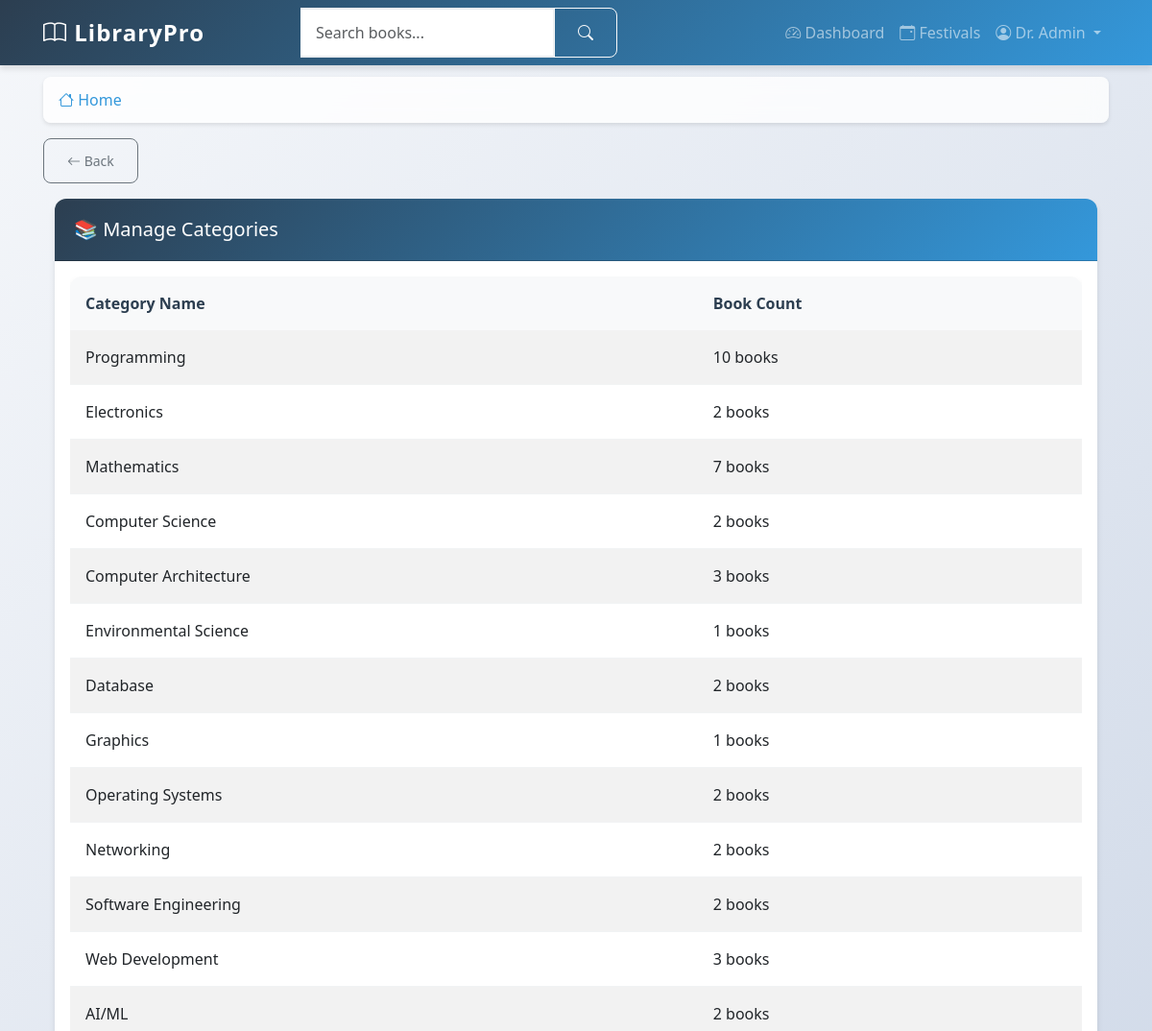
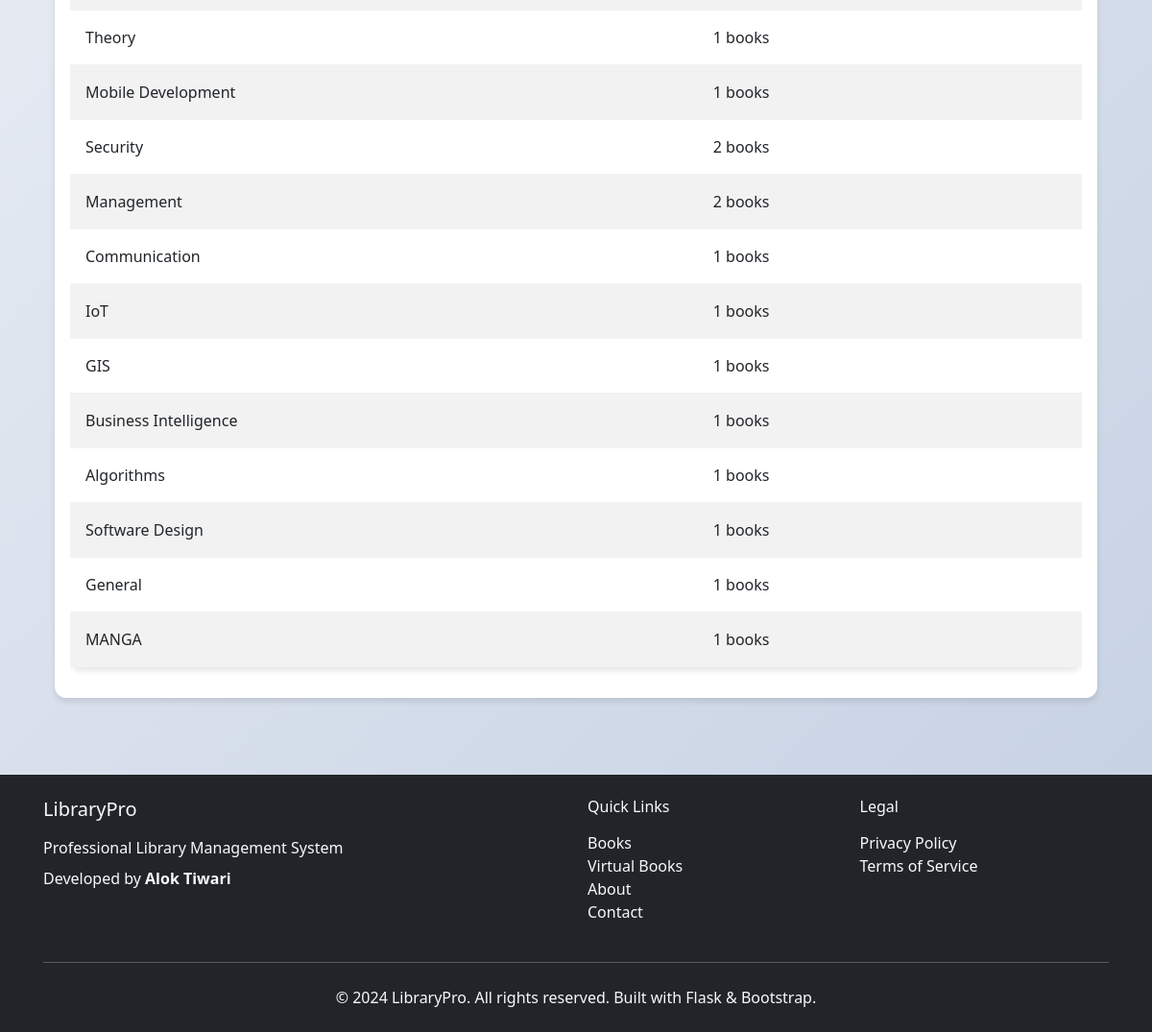
/manage-categories (signed in), run on the app's committed database (2 pictures, top to bottom).
### app/models.py (models this page shows, shortened)
class User(UserMixin, db.Model):
    id = db.Column(db.Integer, primary_key=True)
    prn_number = db.Column(db.String(20), unique=True, nullable=False)
    username = db.Column(db.String(80), unique=True, nullable=False)
    email = db.Column(db.String(120), unique=True, nullable=False)
    name = db.Column(db.String(100), nullable=False)
    mother_name = db.Column(db.String(100), nullable=False)
    dob = db.Column(db.String(10), nullable=False)  # Format: DDMMYYYY
    phone = db.Column(db.String(15), nullable=True)
    address = db.Column(db.Text, nullable=True)
    password_hash = db.Column(db.String(255), nullable=False)
    role = db.Column(db.String(20), nullable=False, default='student')
    year = db.Column(db.String(10), nullable=True)  # 1st, 2nd, 3rd, 4th, 5th
    course = db.Column(db.String(50), nullable=True)  # BSC IT, BSC CS, etc.
    total_books_borrowed = db.Column(db.Integer, default=0)
    total_extension_requests = db.Column(db.Integer, default=0)
    library_hours_this_month = db.Column(db.Float, default=0.0)
    library_hours_this_year = db.Column(db.Float, default=0.0)
    created_at = db.Column(db.DateTime, default=datetime.utcnow)
    updated_at = db.Column(db.DateTime, default=datetime.utcnow, onupdate=datetime.utcnow)
    loans = db.relationship('Loan', backref='borrower', lazy='dynamic')
    library_sessions = db.relationship('LibrarySession', backref='user', lazy='dynamic')

class Book(db.Model):
    id = db.Column(db.Integer, primary_key=True)
    title = db.Column(db.String(200), nullable=False)
    author = db.Column(db.String(100), nullable=False)
    category = db.Column(db.String(50), nullable=False, default='General')
    semester = db.Column(db.String(20), nullable=True)
    course = db.Column(db.String(50), nullable=True)
    isbn = db.Column(db.String(20), nullable=True)
    thumbnail = db.Column(db.String(500), nullable=True)
    copies_total = db.Column(db.Integer, nullable=False, default=1)
    copies_available = db.Column(db.Integer, nullable=False, default=1)
    is_new_book = db.Column(db.Boolean, nullable=False, default=True)
    new_book_expires = db.Column(db.DateTime, nullable=True)
    is_prebooking = db.Column(db.Boolean, nullable=False, default=False)
    prebooking_starts = db.Column(db.DateTime, nullable=True)
    prebooking_slots = db.Column(db.Integer, nullable=False, default=0)
    prebooking_taken = db.Column(db.Integer, nullable=False, default=0)
    is_virtual = db.Column(db.Boolean, nullable=False, default=False)
    pdf_file_path = db.Column(db.String(500), nullable=True)
    virtual_price = db.Column(db.Float, nullable=True, default=0.0)  # Free to read
    download_price = db.Column(db.Float, nullable=True, default=11.0)  # ₹11 to download
    created_at = db.Column(db.DateTime, default=datetime.utcnow)
    loans = db.relationship('Loan', backref='book', lazy='dynamic')

### app/main/routes.py (the view)
@bp.route('/manage-categories')
@login_required
def manage_categories():
    if current_user.role != 'admin':
        flash('Access denied.', 'danger')
        return redirect(url_for('main.dashboard'))
    categories = db.session.query(Book.category).distinct().all()
    categories = [cat[0] for cat in categories if cat[0]]
    category_counts = {}
    for category in categories:
        category_counts[category] = Book.query.filter_by(category=category).count()
    return render_template('main/manage_categories.html', title='Manage Categories',
                         categories=categories, category_counts=category_counts)

### app/__init__.py (called while the page is built)
def create_app():
    app = Flask(__name__)
    app.config.from_object(Config)
    db.init_app(app)
    migrate.init_app(app, db)
    login.init_app(app)
    login.login_view = 'auth.student_login'
    login.login_message = 'Please log in to access this page.'
    login.login_message_category = 'info'
    from app.auth import bp as auth_bp
    app.register_blueprint(auth_bp, url_prefix='/auth')
    from app.main import bp as main_bp
    app.register_blueprint(main_bp)
    from app.models import User
    @login.user_loader
    def load_user(user_id):
        return User.query.get(int(user_id))
    return app

### app/templates/main/manage_categories.html
{% extends "base.html" %}
{% block content %}
<div class="container-fluid">
    <div class="row">
        <div class="col-12">
            <div class="card">
                <div class="card-header">
                    <h5 class="mb-0">📚 Manage Categories</h5>
                </div>
                <div class="card-body">
                    <div class="table-responsive">
                        <table class="table table-striped">
                            <thead>
                                <tr>
                                    <th>Category Name</th>
                                    <th>Book Count</th>
                                </tr>
                            </thead>
                            <tbody>
                                {% for category in categories %}
                                <tr>
                                    <td>{{ category }}</td>
                                    <td>{{ category_counts[category] }} books</td>
                                </tr>
                                {% endfor %}
                            </tbody>
                        </table>
                    </div>
                </div>
            </div>
        </div>
    </div>
</div>
{% endblock %}

### app/templates/base.html (shortened to what this page needs)
<!DOCTYPE html>
<html lang="en">
<head>
    <link href="https://cdn.jsdelivr.net/npm/bootstrap@5.3.0/dist/css/bootstrap.min.css" rel="stylesheet">
    <link rel="stylesheet" href="https://cdn.jsdelivr.net/npm/bootstrap-icons@1.10.0/font/bootstrap-icons.css">
    <link rel="stylesheet" href="{{ url_for('static', filename='css/style.css') }}">
    <link rel="stylesheet" href="{{ url_for('static', filename='css/modern.css') }}">
</head>
<body>
    <nav class="navbar navbar-expand-lg navbar-dark bg-primary fixed-top">
        <div class="container">
            <a class="navbar-brand fw-bold" href="{{ url_for('main.index') }}">
                <i class="bi bi-book"></i> LibraryPro
            </a>
            <div class="collapse navbar-collapse" id="navbarNav">
                {% if current_user.is_authenticated %}
                <form class="d-flex mx-auto" method="GET" action="{{ url_for('main.search') }}">
                    <div class="input-group">
                        <input class="form-control" type="search" name="q" placeholder="Search books..."
                               value="{{ request.args.get('q', '') }}">
                        <button class="btn btn-outline-light" type="submit">
                            <i class="bi bi-search"></i>
                        </button>
                    </div>
                </form>
                <ul class="navbar-nav ms-auto">
                    <li class="nav-item">
                        <a class="nav-link" href="{{ url_for('main.dashboard') }}">
                            <i class="bi bi-speedometer2"></i> Dashboard
                        </a>
                    </li>
                    <li class="nav-item">
                        <a class="nav-link" href="{{ url_for('main.festivals') }}">
                            <i class="bi bi-calendar-event"></i> Festivals
                        </a>
                    </li>
                    <li class="nav-item dropdown">
                        <a class="nav-link dropdown-toggle" href="#" role="button" data-bs-toggle="dropdown">
                            <i class="bi bi-person-circle"></i> {{ current_user.name }}
                        </a>
                    </li>
                </ul>
                {% endif %}
            </div>
        </div>
    </nav>
    <main class="main-content">
        <div class="container">
            {% if current_user.is_authenticated %}
            <nav aria-label="breadcrumb" class="mb-3">
                <ol class="breadcrumb">
                    <li class="breadcrumb-item">
                        <a href="{{ url_for('main.index') }}"><i class="bi bi-house"></i> Home</a>
                    </li>
                </ol>
            </nav>
            {% endif %}
            {% if current_user.is_authenticated and request.endpoint not in ['main.index', 'main.dashboard', 'main.student_dashboard', 'main.admin_dashboard'] %}
            <div class="mb-3">
                <button onclick="goBack()" class="btn btn-outline-secondary btn-sm">
                    <i class="bi bi-arrow-left"></i> Back
                </button>
            </div>
            {% endif %}
            {% block content %}{% endblock %}
        </div>
    </main>
    <footer class="bg-dark text-light py-4 mt-5">
        <div class="container">
            <div class="row">
                <div class="col-md-6">
                    <h5 class="mb-3">LibraryPro</h5>
                    <p class="mb-2">Professional Library Management System</p>
                    <p class="mb-0">Developed by <strong>Alok Tiwari</strong></p>
                </div>
                <div class="col-md-3">
                    <h6 class="mb-3">Quick Links</h6>
                    <ul class="list-unstyled">
                        <li><a href="{{ url_for('main.books_categories') }}" class="text-light text-decoration-none">Books</a></li>
                    <li><a href="{{ url_for('main.virtual_books') }}" class="text-light text-decoration-none">Virtual Books</a></li>
                        <li><a href="{{ url_for('main.about') }}" class="text-light text-decoration-none">About</a></li>
                        <li><a href="{{ url_for('main.contact') }}" class="text-light text-decoration-none">Contact</a></li>
                    </ul>
                </div>
                <div class="col-md-3">
                    <h6 class="mb-3">Legal</h6>
                    <ul class="list-unstyled">
                        <li><a href="{{ url_for('main.privacy') }}" class="text-light text-decoration-none">Privacy Policy</a></li>
                        <li><a href="{{ url_for('main.terms') }}" class="text-light text-decoration-none">Terms of Service</a></li>
                    </ul>
                </div>
            </div>
            <hr class="my-4">
            <div class="text-center">
                <p class="mb-0">&copy; 2024 LibraryPro. All rights reserved. Built with Flask & Bootstrap.</p>
            </div>
        </div>
    </footer>
</body>
</html>

### app/static/css/style.css (style rules this page uses)
:root { --primary-color: #2c3e50; --secondary-color: #3498db; --accent-color: #e74c3c; --success-color: #27ae60; --warning-color: #f39c12; --light-bg: #f8f9fa; --card-shadow: 0 4px 6px rgba(0, 0, 0, 0.1); --hover-shadow: 0 8px 15px rgba(0, 0, 0, 0.2); --border-radius: 12px; }
body { font-family: 'Segoe UI', Tahoma, Geneva, Verdana, sans-serif; background: linear-gradient(135deg, #f5f7fa 0%, #c3cfe2 100%); min-height: 100vh; padding: 0; margin: 0; }
.main-content { padding-top: 80px; padding-bottom: 2rem; min-height: calc(100vh - 200px); }
.container { padding-left: 15px; padding-right: 15px; }
.navbar-brand { font-size: 1.5rem; letter-spacing: 1px; }
.navbar { box-shadow: var(--card-shadow); background: linear-gradient(135deg, var(--primary-color) 0%, var(--secondary-color) 100%) !important; }
.card { border: none; border-radius: var(--border-radius); box-shadow: var(--card-shadow); transition: all 0.3s ease; background: white; }
.card-header { background: linear-gradient(135deg, var(--primary-color) 0%, var(--secondary-color) 100%); color: white; border-radius: var(--border-radius) var(--border-radius) 0 0 !important; padding: 1.25rem; font-weight: 600; }
.form-control { border-radius: 8px; border: 2px solid #e9ecef; padding: 0.75rem 1rem; transition: all 0.3s ease; }
.btn { border-radius: 8px; padding: 0.75rem 1.5rem; font-weight: 500; transition: all 0.3s ease; }
.table { background: white; border-radius: var(--border-radius); overflow: hidden; box-shadow: var(--card-shadow); }
.table thead th { background: var(--light-bg); border: none; font-weight: 600; color: var(--primary-color); padding: 1rem; }
.table tbody td { padding: 1rem; border-color: #f1f3f4; }
.breadcrumb { background: rgba(255, 255, 255, 0.8); border-radius: 8px; padding: 0.75rem 1rem; margin-bottom: 1rem; box-shadow: 0 2px 4px rgba(0, 0, 0, 0.1); backdrop-filter: blur(10px); }
.breadcrumb-item a { color: var(--secondary-color); text-decoration: none; transition: color 0.3s ease; }
.btn-outline-secondary { border-color: #6c757d; color: #6c757d; transition: all 0.3s ease; }
.form-control { border-left: none; border-radius: 0 8px 8px 0; }

### app/static/css/modern.css (style rules this page uses)
:root { --primary: #6366f1; --secondary: #8b5cf6; --success: #10b981; --danger: #ef4444; --warning: #f59e0b; --info: #3b82f6; --dark: #1f2937; --light: #f9fafb; }

### data on the page
User: name "Dr. Admin"
Book: category "Electronics", id "2"
Book: category "Mathematics", id "7"
Book: category "Environmental Science", is_new_book "1"
Book: category "Graphics", is_new_book "1"
Book: category "Theory", is_new_book "1"
Book: category "Mobile Development", is_new_book "1"
Book: category "Communication", is_new_book "1"
Book: category "IoT", is_new_book "1"
Book: category "GIS", is_new_book "1"
Book: category "Business Intelligence", is_new_book "1"
Book: category "Algorithms", is_new_book "1"
Book: category "Software Design", is_new_book "1"
Book: category "General", category_counts "1"
Book: category "MANGA", category_counts "1"

### other printed values
{{ category }} "Programming" "Computer Science" "Computer Architecture" "Database" "Operating Systems" "Networking" "Software Engineering" "Web Development" "AI/ML" "Security" "Management"
{{ category_counts[category] }} "10" "2" "3" "2" "2" "2" "2" "3" "2" "2" "2"
